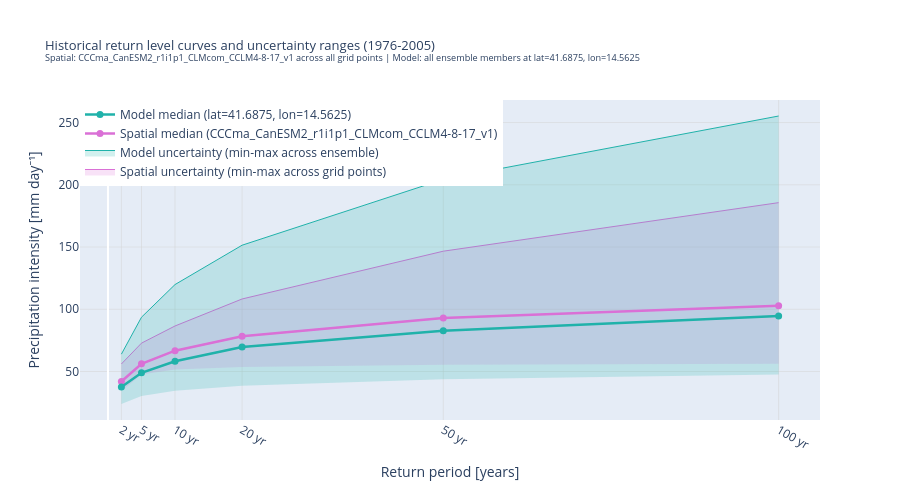

Notebook cell for this chart:
### Markdown cell above
#### Spatial and multi-model uncertainty

The return level estimate is subject to two main sources of uncertainty: the variability across grid points within the region (spatial uncertainty), and the spread across ensemble members at a single location (model uncertainty). The plot below shows both uncertainty ranges together with their respective medians.

### Code cell
# ---- Spatial uncertainty: all grid points for the example model ----
spatial_rl = return_levels_df[return_levels_df['member_id'] == example_model]
spatial_pivot = spatial_rl.pivot_table(
    index=['lat', 'lon'], columns='return_period', values='return_level'
)
sp_min = spatial_pivot.min(axis=0).values
sp_max = spatial_pivot.max(axis=0).values
sp_med = spatial_pivot.median(axis=0).values

# ---- Model uncertainty: all ensemble members at the sample grid point ----
model_rl_pt = return_levels_df[
    (return_levels_df['lat'] == sample_lat) &
    (return_levels_df['lon'] == sample_lon)
]
model_pivot = model_rl_pt.pivot_table(
    index='member_id', columns='return_period', values='return_level'
)
mo_min = model_pivot.min(axis=0).values
mo_max = model_pivot.max(axis=0).values
mo_med = model_pivot.median(axis=0).values

fig = go.Figure()

# Spatial uncertainty band
fig.add_trace(go.Scatter(
    x=return_periods, y=sp_min,
    mode='lines', line=dict(color='rgba(218,112,214,0)', width=0),
    showlegend=False, hoverinfo='skip',
))
fig.add_trace(go.Scatter(
    x=return_periods, y=sp_max,
    mode='lines', line=dict(color='orchid', width=1),
    fill='tonexty', fillcolor='rgba(218,112,214,0.2)',
    name='Spatial uncertainty (min-max across grid points)',
    hovertemplate='Spatial max: %{y:.1f} mm<extra></extra>',
))

# Model uncertainty band
fig.add_trace(go.Scatter(
    x=return_periods, y=mo_min,
    mode='lines', line=dict(color='rgba(32,178,170,0)', width=0),
    showlegend=False, hoverinfo='skip',
))
fig.add_trace(go.Scatter(
    x=return_periods, y=mo_max,
    mode='lines', line=dict(color='lightseagreen', width=1),
    fill='tonexty', fillcolor='rgba(32,178,170,0.2)',
    name='Model uncertainty (min-max across ensemble)',
    hovertemplate='Model max: %{y:.1f} mm<extra></extra>',
))

# Median spatial return level curve (example model)
fig.add_trace(go.Scatter(
    x=return_periods, y=sp_med,
    mode='lines+markers', line=dict(color='orchid', width=2.5),
    marker=dict(size=7),
    name=f'Spatial median ({example_model})',
    hovertemplate='%{x}-yr: %{y:.1f} mm (spatial median)<extra></extra>',
))

# Median model return level curve (sample grid point)
fig.add_trace(go.Scatter(
    x=return_periods, y=mo_med,
    mode='lines+markers', line=dict(color='lightseagreen', width=2.5),
    marker=dict(size=7),
    name=f'Model median (lat={sample_lat}, lon={sample_lon})',
    hovertemplate='%{x}-yr: %{y:.1f} mm (model median)<extra></extra>',
))

fig.update_layout(
    title=dict(
        text=(
            f'Historical return level curves and uncertainty ranges ({baseline_start}-{baseline_end})<br>'
            f'<sup>Spatial: {example_model} across all grid points | '
            f'Model: all ensemble members at lat={sample_lat}, lon={sample_lon}</sup>'
        ),
        font=dict(size=13),
    ),
    xaxis=dict(
        title='Return period [years]',
        tickmode='array',
        tickvals=return_periods.tolist(),
        ticktext=[f'{rp} yr' for rp in return_periods],
        showgrid=True, gridcolor='lightgrey', gridwidth=0.5,
    ),
    yaxis=dict(
        title='Precipitation intensity [mm day\u207b\u00b9]',
        showgrid=True, gridcolor='lightgrey', gridwidth=0.5,
    ),
    legend=dict(x=0, y=1, xanchor='left', yanchor='top'),
    width=900,
    height=500,
)
fig.show()

### Figure 1 — Plotly figure (JSON) as saved in the notebook; plotly's stock layout.template omitted (floating-point values rounded to 4 significant figures)
{"data": [{"hoverinfo": "skip", "line": {"color": "rgba(218,112,214,0)", "width": 0}, "mode": "lines", "showlegend": false, "type": "scatter", "x": [2, 5, 10, 20, 50, 100], "y": [34.34, 47.53, 51.6, 53.69, 55.44, 56.28]}, {"fill": "tonexty", "fillcolor": "rgba(218,112,214,0.2)", "hovertemplate": "Spatial max: %{y:.1f} mm<extra></extra>", "line": {"color": "orchid", "width": 1}, "mode": "lines", "name": "Spatial uncertainty (min-max across grid points)", "type": "scatter", "x": [2, 5, 10, 20, 50, 100], "y": [56.07, 72.81, 86.59, 108.3, 146.7, 185.7]}, {"hoverinfo": "skip", "line": {"color": "rgba(32,178,170,0)", "width": 0}, "mode": "lines", "showlegend": false, "type": "scatter", "x": [2, 5, 10, 20, 50, 100], "y": [23.91, 30.42, 34.51, 38.49, 43.72, 47.69]}, {"fill": "tonexty", "fillcolor": "rgba(32,178,170,0.2)", "hovertemplate": "Model max: %{y:.1f} mm<extra></extra>", "line": {"color": "lightseagreen", "width": 1}, "mode": "lines", "name": "Model uncertainty (min-max across ensemble)", "type": "scatter", "x": [2, 5, 10, 20, 50, 100], "y": [63.94, 93.63, 119.9, 151.5, 204.3, 255.3]}, {"hovertemplate": "%{x}-yr: %{y:.1f} mm (spatial median)<extra></extra>", "line": {"color": "orchid", "width": 2.5}, "marker": {"size": 7}, "mode": "lines+markers", "name": "Spatial median (CCCma_CanESM2_r1i1p1_CLMcom_CCLM4-8-17_v1)", "type": "scatter", "x": [2, 5, 10, 20, 50, 100], "y": [42.02, 56.23, 66.74, 78.26, 93.07, 102.8]}, {"hovertemplate": "%{x}-yr: %{y:.1f} mm (model median)<extra></extra>", "line": {"color": "lightseagreen", "width": 2.5}, "marker": {"size": 7}, "mode": "lines+markers", "name": "Model median (lat=41.6875, lon=14.5625)", "type": "scatter", "x": [2, 5, 10, 20, 50, 100], "y": [37.53, 48.97, 58.28, 69.61, 82.78, 94.69]}], "layout": {"height": 500, "legend": {"x": 0, "xanchor": "left", "y": 1, "yanchor": "top"}, "title": {"font": {"size": 13}, "text": "Historical return level curves and uncertainty ranges (1976-2005)<br><sup>Spatial: CCCma_CanESM2_r1i1p1_CLMcom_CCLM4-8-17_v1 across all grid points | Model: all ensemble members at lat=41.6875, lon=14.5625</sup>"}, "width": 900, "xaxis": {"gridcolor": "lightgrey", "gridwidth": 0.5, "showgrid": true, "tickmode": "array", "ticktext": ["2 yr", "5 yr", "10 yr", "20 yr", "50 yr", "100 yr"], "tickvals": [2, 5, 10, 20, 50, 100], "title": {"text": "Return period [years]"}}, "yaxis": {"gridcolor": "lightgrey", "gridwidth": 0.5, "showgrid": true, "title": {"text": "Precipitation intensity [mm day⁻¹]"}}}}
